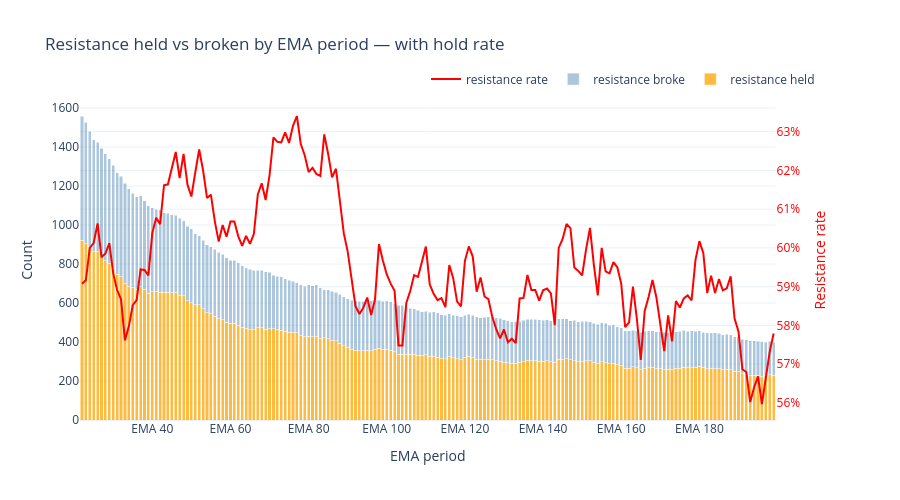

Write notebook code for a chart like this one.
### Markdown cell above
Visualization of how often each EMA's resistance test held vs broke, plus the hold rate.

Lets you see raw test volume and resistance quality on one chart.

Result: a dual-axis chart
- stacked bars for held vs broken counts
- a red line for the hold rate

total bar height = total resistance tests for that EMA: out of all tests, this many held (orange) and this many broke (blue). \
broken = resistance_test - resistance_held \
hold rate = resistance_held / resistance_test

### Code cell
#Plot unfiltered EMAs
#viz = ratio_resistance_1.reset_index().sort_values("ema")

#Plot only EMAs that pass both cross-frequency and sample-size filters
viz = ratio_resistance_1_filtered.reset_index().sort_values("ema")

ratio = viz["ratio_resistance_1"]
broke = viz["resistance_test"] - viz["resistance_held"]

fig = make_subplots(specs=[[{"secondary_y": True}]])

fig.add_trace(
    go.Bar(x=viz["ema"], y=viz["resistance_held"], name="resistance held",
           marker_color="orange", opacity=0.75),
    secondary_y=False,
)
fig.add_trace(
    go.Bar(x=viz["ema"], y=broke, name="resistance broke",
           marker_color="steelblue", opacity=0.45),
    secondary_y=False,
)
fig.add_trace(
    go.Scatter(x=viz["ema"], y=ratio, name="resistance rate",
               mode="lines", line=dict(color="red", width=2),
               hovertemplate="%{y:.1%}"),
    secondary_y=True,
)

fig.update_layout(
    title="Resistance held vs broken by EMA period — with hold rate",
    barmode="stack",
    template="plotly_white",
    height=500,
    hovermode="x unified",
    hoverlabel=dict(namelength=-1),
    legend=dict(orientation="h", yanchor="bottom", y=1.02, xanchor="right", x=1),
)
fig.update_xaxes(title_text="EMA period", tickprefix="EMA ")
fig.update_yaxes(title_text="Count", secondary_y=False)
fig.update_yaxes(title_text="Resistance rate", secondary_y=True, color="red", tickformat=".0%")

fig.show()

### Figure 1 — Plotly figure (JSON) as saved in the notebook; plotly's stock layout.template omitted (floating-point values rounded to 4 significant figures; data arrays with more than 128 entries replaced by an {"elided": "..."} marker saying what was removed)
{"data": [{"marker": {"color": "orange"}, "name": "resistance held", "opacity": 0.75, "type": "bar", "x": {"elided": "178 int values"}, "xaxis": "x", "y": {"elided": "178 int values"}, "yaxis": "y"}, {"marker": {"color": "steelblue"}, "name": "resistance broke", "opacity": 0.45, "type": "bar", "x": {"elided": "178 int values"}, "xaxis": "x", "y": {"elided": "178 int values"}, "yaxis": "y"}, {"hovertemplate": "%{y:.1%}", "line": {"color": "red", "width": 2}, "mode": "lines", "name": "resistance rate", "type": "scatter", "x": {"elided": "178 int values"}, "xaxis": "x", "y": {"elided": "178 float values"}, "yaxis": "y2"}], "layout": {"barmode": "stack", "height": 500, "hoverlabel": {"namelength": -1}, "hovermode": "x unified", "legend": {"orientation": "h", "x": 1, "xanchor": "right", "y": 1.02, "yanchor": "bottom"}, "title": {"text": "Resistance held vs broken by EMA period — with hold rate"}, "xaxis": {"anchor": "y", "domain": [0, 0.94], "tickprefix": "EMA ", "title": {"text": "EMA period"}}, "yaxis": {"anchor": "x", "domain": [0, 1], "title": {"text": "Count"}}, "yaxis2": {"anchor": "x", "color": "red", "overlaying": "y", "side": "right", "tickformat": ".0%", "title": {"text": "Resistance rate"}}}}
